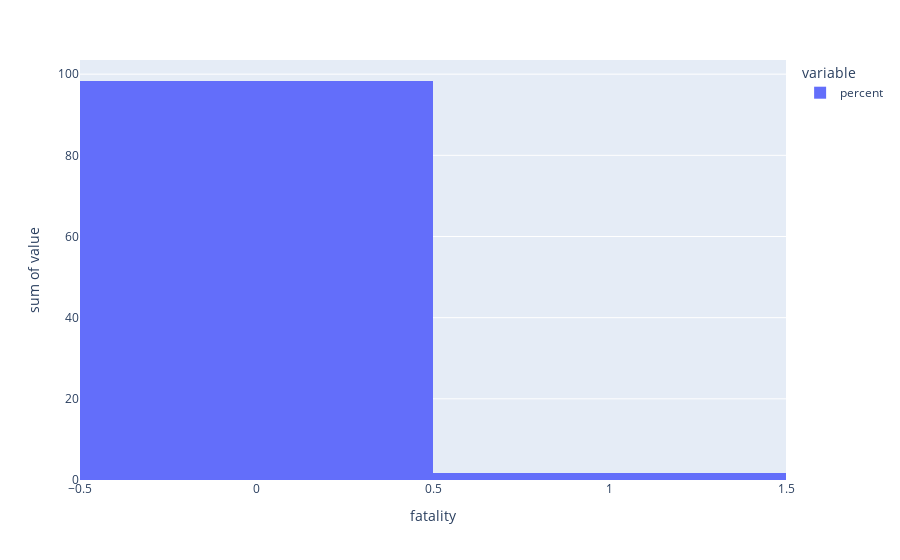

Notebook cell for this chart:
### Code cell
# Plot variable target. Podemos ver que el dataset está muy desbalanceado
fatality_per = df['fatality'].value_counts(normalize=True).mul(100).rename('percent').reset_index()
fatality_count = df['fatality'].value_counts().reset_index()
fataity_merge= pd.merge(fatality_per, fatality_count, on=['index'], how='inner')
fig = px.histogram(fataity_merge, x="index", y=['percent'], labels={'index':'fatality'})
fig.show()

### Figure 1 — Plotly figure (JSON) as saved in the notebook; plotly's stock layout.template omitted (floating-point values rounded to 4 significant figures)
{"data": [{"alignmentgroup": "True", "bingroup": "x", "histfunc": "sum", "hovertemplate": "variable=percent<br>fatality=%{x}<br>sum of value=%{y}<extra></extra>", "legendgroup": "percent", "marker": {"color": "#636efa", "pattern": {"shape": ""}}, "name": "percent", "offsetgroup": "percent", "orientation": "v", "showlegend": true, "type": "histogram", "x": [0, 1], "xaxis": "x", "y": [98.32, 1.684], "yaxis": "y"}], "layout": {"barmode": "relative", "legend": {"title": {"text": "variable"}, "tracegroupgap": 0}, "margin": {"t": 60}, "xaxis": {"anchor": "y", "domain": [0, 1], "title": {"text": "fatality"}}, "yaxis": {"anchor": "x", "domain": [0, 1], "title": {"text": "sum of value"}}}}
